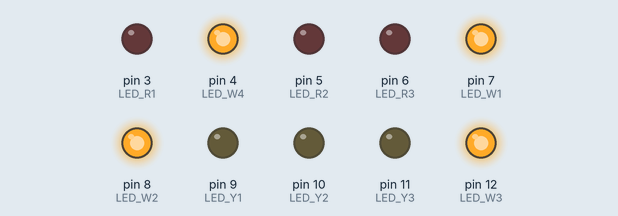
Recording of a sketch running on a simulated Arduino Uno, built with avr-gcc and run on an emulated ATmega328P. On the bench: output pins drawn as LEDs (lit = HIGH).

Above: at 0.15 s.
Timing chart, 0 to 1.6 s (numbered marks = the images above):
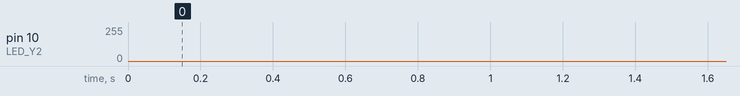

The sketch:

Batmobile_A.ino
```cpp
// Batmobile Code A
#define LED_R1 3   // PWM, Red LED1
#define LED_R2 5   // PWM, Red LED2
#define LED_R3 6   // PWM, Red LED3
#define LED_Y1 9   // PWM, Warm White LED1
#define LED_Y2 10  // PWM, Warm White LED2
#define LED_Y3 11  // PWM, Warm White LED3

#define LED_W1 7   // On Warm White LED1
#define LED_W2 8   // On Warm White LED2
#define LED_W3 12  // On Warm White LED3
#define LED_W4 4   // Car Head Light,  Blue Wire

int delayTime = 3; // Initial Time = 3,  Slow

void setup() {
  pinMode(LED_W1, OUTPUT);
  pinMode(LED_W2, OUTPUT);
  pinMode(LED_W3, OUTPUT);
  pinMode(LED_W4, OUTPUT);

  digitalWrite(LED_W1, HIGH);  // On Warm White LED1
  digitalWrite(LED_W2, HIGH);  // On Warm White LED2
  digitalWrite(LED_W3, HIGH);  // On Warm White LED3
  digitalWrite(LED_W4, HIGH);  // Car Head Light
}

void loop() {
  for(int i = 0; i <= 255; i++) { // LED R1 Fade In
    analogWrite(LED_R1, i);
    delay(delayTime);
  }
  for(int i = 255; i >= 0; i--) { // LED R1 Fade Out
    analogWrite(LED_R1, i);
    delay(delayTime);
  }

  for(int i = 0; i <= 255; i++) { // LED Y1 Fade In
    analogWrite(LED_Y1, i);
    delay(delayTime);
  }
  for(int i = 255; i >= 0; i--) { // LED Y1 Fade Out
    analogWrite(LED_Y1, i);
    delay(delayTime);
  }

  for(int i = 0; i <= 255; i++) { // LED R2 Fade In
    analogWrite(LED_R2, i);
    delay(delayTime);
  }
  for(int i = 255; i >= 0; i--) { // LED R2 Fade Out
    analogWrite(LED_R2, i);
    delay(delayTime);
  }

  for(int i = 0; i <= 255; i++) { // LED Y2 Fade In
    analogWrite(LED_Y2, i);
    delay(delayTime);
  }
  for(int i = 255; i >= 0; i--) { // LED Y2 Fade Out
    analogWrite(LED_Y2, i);
    delay(delayTime);
  }

  for(int i = 0; i <= 255; i++) { // LED R3 Fade In
    analogWrite(LED_R3, i);
    delay(delayTime);
  }
  for(int i = 255; i >= 0; i--) { // LED R3 Fade Out
    analogWrite(LED_R3, i);
    delay(delayTime);
  }

  for(int i = 0; i <= 255; i++) { // LED Y3 Fade In
    analogWrite(LED_Y3, i);
    delay(delayTime);
  }
  for(int i = 255; i >= 0; i--) { // LED Y3 Fade Out
    analogWrite(LED_Y3, i);
    delay(delayTime);
  }
}
```
